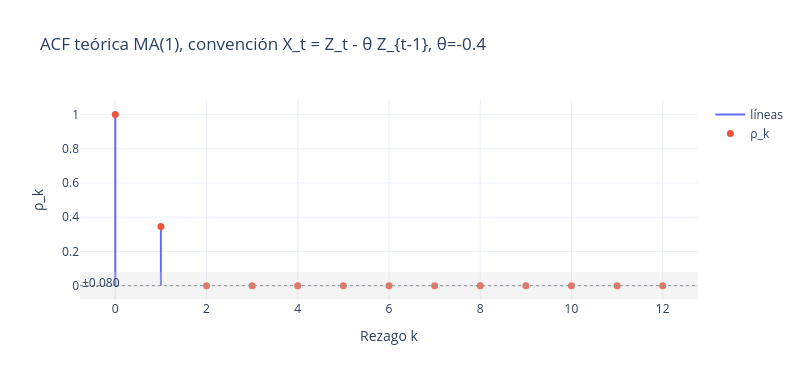

The notebook cell this image was saved under:
### Code cell
#Ejemplo

# MA(1) con tu convención: θ = -0.4
lags, rho = acf_ma_negative(theta=[-0.4], m=12)
fig = plot_acf_stem_plotly(lags, rho,
       title="ACF teórica MA(1), convención X_t = Z_t - θ Z_{t-1}, θ=-0.4",
       n_for_ci=600)  # opcional
fig.show()

### Figure 1 — Plotly figure (JSON) as saved in the notebook; plotly's stock layout.template omitted (floating-point values rounded to 4 significant figures)
{"data": [{"line": {"width": 2}, "mode": "lines", "name": "líneas", "type": "scatter", "x": [0, 0, null, 1, 1, null, 2, 2, null, 3, 3, null, 4, 4, null, 5, 5, null, 6, 6, null, 7, 7, null, 8, 8, null, 9, 9, null, 10, 10, null, 11, 11, null, 12, 12, null], "y": [0, 1, null, 0, 0.3448, null, 0, 0, null, 0, 0, null, 0, 0, null, 0, 0, null, 0, 0, null, 0, 0, null, 0, 0, null, 0, 0, null, 0, 0, null, 0, 0, null, 0, 0, null]}, {"marker": {"size": 7}, "mode": "markers", "name": "ρ_k", "type": "scatter", "x": [0, 1, 2, 3, 4, 5, 6, 7, 8, 9, 10, 11, 12], "y": [1.0, 0.3448, 0.0, 0.0, 0.0, 0.0, 0.0, 0.0, 0.0, 0.0, 0.0, 0.0, 0.0]}], "layout": {"annotations": [{"showarrow": false, "text": "±0.080", "x": 0, "xanchor": "left", "xref": "x domain", "y": 0.08002, "yanchor": "top", "yref": "y"}], "height": 380, "shapes": [{"line": {"color": "gray", "dash": "dot", "width": 1}, "type": "line", "x0": 0, "x1": 1, "xref": "x domain", "y0": 0, "y1": 0, "yref": "y"}, {"fillcolor": "lightgray", "line": {"width": 0}, "opacity": 0.25, "type": "rect", "x0": 0, "x1": 1, "xref": "x domain", "y0": -0.08002, "y1": 0.08002, "yref": "y"}], "title": {"text": "ACF teórica MA(1), convención X_t = Z_t - θ Z_{t-1}, θ=-0.4"}, "width": 800, "xaxis": {"title": {"text": "Rezago k"}}, "yaxis": {"title": {"text": "ρ_k"}}}}
